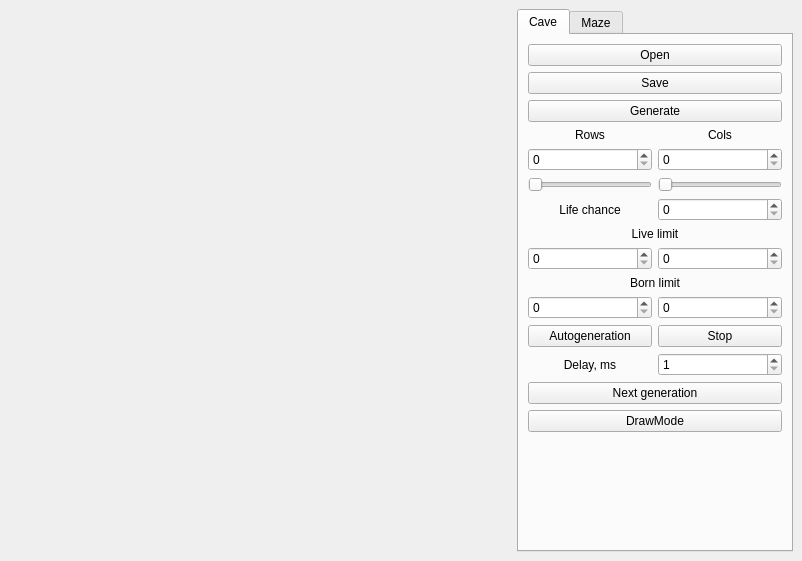
<?xml version="1.0" encoding="UTF-8"?>
<ui version="4.0">
 <class>mcg::MainWindow</class>
 <widget class="QMainWindow" name="mcg::MainWindow">
  <property name="geometry">
   <rect>
    <x>0</x>
    <y>0</y>
    <width>802</width>
    <height>561</height>
   </rect>
  </property>
  <property name="windowTitle">
   <string>MazeCaveGenerator</string>
  </property>
  <widget class="QWidget" name="centralwidget">
   <layout class="QHBoxLayout" name="horizontalLayout">
    <item>
     <widget class="Loader" name="McgLoader" native="true">
      <property name="sizePolicy">
       <sizepolicy hsizetype="Fixed" vsizetype="Fixed">
        <horstretch>0</horstretch>
        <verstretch>0</verstretch>
       </sizepolicy>
      </property>
      <property name="minimumSize">
       <size>
        <width>502</width>
        <height>502</height>
       </size>
      </property>
      <property name="maximumSize">
       <size>
        <width>501</width>
        <height>501</height>
       </size>
      </property>
     </widget>
    </item>
    <item>
     <widget class="QTabWidget" name="tabWidget">
      <property name="sizePolicy">
       <sizepolicy hsizetype="Preferred" vsizetype="Preferred">
        <horstretch>0</horstretch>
        <verstretch>0</verstretch>
       </sizepolicy>
      </property>
      <property name="minimumSize">
       <size>
        <width>271</width>
        <height>0</height>
       </size>
      </property>
      <property name="layoutDirection">
       <enum>Qt::LeftToRight</enum>
      </property>
      <property name="styleSheet">
       <string notr="true">QTabWidget::tab-bar {
                alignment: center;
            }</string>
      </property>
      <property name="tabPosition">
       <enum>QTabWidget::North</enum>
      </property>
      <property name="tabShape">
       <enum>QTabWidget::Rounded</enum>
      </property>
      <property name="currentIndex">
       <number>0</number>
      </property>
      <property name="elideMode">
       <enum>Qt::ElideNone</enum>
      </property>
      <widget class="QWidget" name="TabCave">
       <attribute name="title">
        <string>Cave</string>
       </attribute>
       <layout class="QGridLayout" name="gridLayout_3">
        <item row="7" column="0">
         <spacer name="verticalSpacer_Cave">
          <property name="orientation">
           <enum>Qt::Vertical</enum>
          </property>
          <property name="sizeHint" stdset="0">
           <size>
            <width>20</width>
            <height>40</height>
           </size>
          </property>
         </spacer>
        </item>
        <item row="0" column="0">
         <widget class="QPushButton" name="pushButton_OpenCave">
          <property name="text">
           <string>Open</string>
          </property>
         </widget>
        </item>
        <item row="2" column="0">
         <widget class="QPushButton" name="pushButton_GenerateCave">
          <property name="text">
           <string>Generate</string>
          </property>
         </widget>
        </item>
        <item row="1" column="0">
         <widget class="QPushButton" name="pushButton_SaveCave">
          <property name="text">
           <string>Save</string>
          </property>
         </widget>
        </item>
        <item row="3" column="0">
         <layout class="QGridLayout" name="gridLayout_CaveSet">
          <item row="7" column="1">
           <widget class="QSpinBox" name="spinBox_BornLimitMax"/>
          </item>
          <item row="3" column="0">
           <widget class="QLabel" name="label_LifeChance">
            <property name="text">
             <string>Life chance</string>
            </property>
            <property name="alignment">
             <set>Qt::AlignCenter</set>
            </property>
           </widget>
          </item>
          <item row="0" column="1">
           <widget class="QLabel" name="label_CaveCols">
            <property name="text">
             <string>Cols</string>
            </property>
            <property name="alignment">
             <set>Qt::AlignCenter</set>
            </property>
           </widget>
          </item>
          <item row="5" column="0">
           <widget class="QSpinBox" name="spinBox_LiveLimitMin"/>
          </item>
          <item row="7" column="0">
           <widget class="QSpinBox" name="spinBox_BornLimitMin"/>
          </item>
          <item row="2" column="1">
           <widget class="QSlider" name="horizontalSlider_CaveCols">
            <property name="orientation">
             <enum>Qt::Horizontal</enum>
            </property>
           </widget>
          </item>
          <item row="5" column="1">
           <widget class="QSpinBox" name="spinBox_LiveLimitMax"/>
          </item>
          <item row="6" column="0" colspan="2">
           <widget class="QLabel" name="label_BornLimit">
            <property name="text">
             <string>Born limit</string>
            </property>
            <property name="alignment">
             <set>Qt::AlignCenter</set>
            </property>
           </widget>
          </item>
          <item row="8" column="1">
           <widget class="QPushButton" name="pushButton_StopAutoGen">
            <property name="text">
             <string>Stop</string>
            </property>
           </widget>
          </item>
          <item row="3" column="1">
           <widget class="QSpinBox" name="spinBox_LifeChance"/>
          </item>
          <item row="1" column="0">
           <widget class="QSpinBox" name="spinBox_CaveRows"/>
          </item>
          <item row="0" column="0">
           <widget class="QLabel" name="label_CaveRows">
            <property name="text">
             <string>Rows</string>
            </property>
            <property name="alignment">
             <set>Qt::AlignCenter</set>
            </property>
           </widget>
          </item>
          <item row="2" column="0">
           <widget class="QSlider" name="horizontalSlider_CaveRows">
            <property name="orientation">
             <enum>Qt::Horizontal</enum>
            </property>
           </widget>
          </item>
          <item row="4" column="0" colspan="2">
           <widget class="QLabel" name="label_LiveLimit">
            <property name="text">
             <string>Live limit</string>
            </property>
            <property name="alignment">
             <set>Qt::AlignCenter</set>
            </property>
           </widget>
          </item>
          <item row="8" column="0">
           <widget class="QPushButton" name="pushButton_AutoGenCave">
            <property name="text">
             <string>Autogeneration</string>
            </property>
           </widget>
          </item>
          <item row="1" column="1">
           <widget class="QSpinBox" name="spinBox_CaveCols"/>
          </item>
          <item row="9" column="0">
           <widget class="QLabel" name="label_delay">
            <property name="text">
             <string>Delay, ms</string>
            </property>
            <property name="alignment">
             <set>Qt::AlignCenter</set>
            </property>
           </widget>
          </item>
          <item row="9" column="1">
           <widget class="QSpinBox" name="spinBox_delay">
            <property name="minimum">
             <number>1</number>
            </property>
           </widget>
          </item>
         </layout>
        </item>
        <item row="4" column="0">
         <widget class="QPushButton" name="pushButton_NextGenCave">
          <property name="text">
           <string>Next generation</string>
          </property>
         </widget>
        </item>
        <item row="5" column="0">
         <widget class="QPushButton" name="pushButton_DrawModeCave">
          <property name="text">
           <string>DrawMode</string>
          </property>
         </widget>
        </item>
       </layout>
      </widget>
      <widget class="QWidget" name="TabMaze">
       <attribute name="title">
        <string>Maze</string>
       </attribute>
       <layout class="QGridLayout" name="gridLayout_2">
        <item row="4" column="0">
         <spacer name="verticalSpacer_Maze">
          <property name="orientation">
           <enum>Qt::Vertical</enum>
          </property>
          <property name="sizeHint" stdset="0">
           <size>
            <width>20</width>
            <height>40</height>
           </size>
          </property>
         </spacer>
        </item>
        <item row="1" column="0">
         <widget class="QPushButton" name="pushButton_SaveMaze">
          <property name="text">
           <string>Save</string>
          </property>
         </widget>
        </item>
        <item row="0" column="0">
         <widget class="QPushButton" name="pushButton_OpenMaze">
          <property name="text">
           <string>Open</string>
          </property>
         </widget>
        </item>
        <item row="2" column="0">
         <widget class="QPushButton" name="pushButton_GenerateMaze">
          <property name="text">
           <string>Generate</string>
          </property>
         </widget>
        </item>
        <item row="3" column="0">
         <layout class="QGridLayout" name="gridLayout_MazeSet">
          <item row="1" column="0">
           <widget class="QSpinBox" name="spinBox_MazeRows"/>
          </item>
          <item row="1" column="1">
           <widget class="QSpinBox" name="spinBox_MazeCols"/>
          </item>
          <item row="0" column="0">
           <widget class="QLabel" name="Rows">
            <property name="text">
             <string>Rows</string>
            </property>
            <property name="alignment">
             <set>Qt::AlignCenter</set>
            </property>
           </widget>
          </item>
          <item row="0" column="1">
           <widget class="QLabel" name="Cols">
            <property name="text">
             <string>Cols</string>
            </property>
            <property name="alignment">
             <set>Qt::AlignCenter</set>
            </property>
           </widget>
          </item>
          <item row="2" column="0">
           <widget class="QSlider" name="horizontalSlider_MazeRows">
            <property name="orientation">
             <enum>Qt::Horizontal</enum>
            </property>
           </widget>
          </item>
          <item row="2" column="1">
           <widget class="QSlider" name="horizontalSlider_MazeCols">
            <property name="orientation">
             <enum>Qt::Horizontal</enum>
            </property>
           </widget>
          </item>
         </layout>
        </item>
       </layout>
      </widget>
     </widget>
    </item>
   </layout>
  </widget>
 </widget>
 <customwidgets>
  <customwidget>
   <class>Loader</class>
   <extends>QWidget</extends>
   <header>src/view/loader.h</header>
   <container>1</container>
  </customwidget>
 </customwidgets>
 <resources/>
 <connections/>
</ui>
